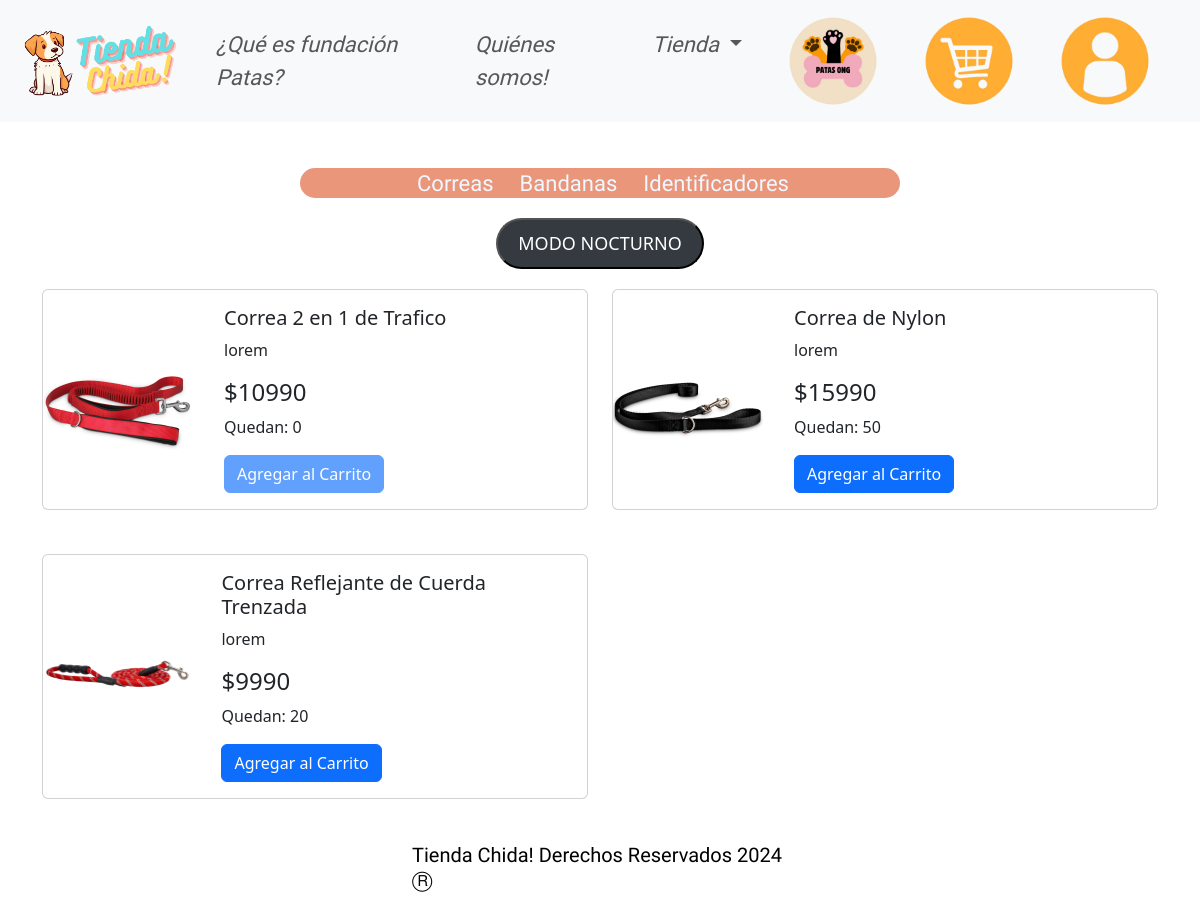
Page /tienda/perros/ on the committed database.
### tienda/models.py (models this page shows, shortened)
class Producto(models.Model):
    id = models.AutoField(primary_key=True)
    nombre = models.CharField(max_length=100)
    descripcion = models.TextField()
    precio = models.DecimalField(max_digits=10, decimal_places=0)
    imagen = models.ImageField(upload_to='productos/')
    categoria = models.ForeignKey(Categoria, on_delete=models.CASCADE)
    cantidad = models.PositiveIntegerField(default=0)  # Campo añadido

### tienda/views.py (the view, shortened to what this page needs)
# urls.py: path('perros/', views.perros, name='perros'),
def perros(request):
    productos_perros = Producto.objects.filter(categoria__nombre='Correa perro')
    user_info = None
    context = {'productos_perros': productos_perros, 'user_info': user_info}
    return render(request, 'tienda/perros.html', context)

### tienda/templates/tienda/perros.html (shortened to what this page needs)
{% load static %}
<!DOCTYPE html>
<html lang="en">
<head>
    <link href="https://cdn.jsdelivr.net/npm/bootstrap@5.3.3/dist/css/bootstrap.min.css" rel="stylesheet">
    <link href="{% static 'tienda/css/style_tienda.css' %}" rel="stylesheet">
    <link href="{% static 'tienda/css/style.css' %}" rel="stylesheet">
</head>
<body>
    <header>
        <nav class="navbar navbar-expand-lg bg-body-tertiary fixed-top">
            <div class="container-fluid asap-condensed-medium-italic">
              <a class="navbar-brand" href="{% url 'index' %}"><img src="{% static 'tienda/imagenestiendachida/Foto_del_logo-removebg-preview.png' %}" width="180px"></a>
              <div class="collapse navbar-collapse" id="navbarNav">
                <ul class="navbar-nav">
                  <li class="nav-item">
                    <a class="nav-link" aria-current="page" href="{% url 'index' %}#destino2">¿Qué es fundación Patas?</a>
                  </li>
                  <li class="nav-item">
                    <a class="nav-link" href="{% url 'index' %}#destino">Quiénes somos!</a>
                  </li>
                  <li class="nav-item dropdown">
                    <a class="nav-link dropdown-toggle" href="#" role="button" data-bs-toggle="dropdown" aria-expanded="false">
                      Tienda
                    </a>
                  </li>
                </ul>
                <ul class="navbar-nav">
                    <li class="nav-item">
                        <a class="nav-link" href="{% url 'fundacionpatas' %}" target="_blank"><img src="{% static 'tienda/imagenestiendachida/logo patas png.png' %}" width="90px"></a>
                      </li>
                </ul>
                <ul class="navbar-nav ms-auto">
                    <li class="nav-item">
                        <a class="nav-link" href="#" data-bs-toggle="offcanvas" data-bs-target="#staticBackdrop"><img src="{% static 'tienda/imagenestiendachida/3-removebg-preview.png' %}" width="90px"></a>
                    </li>
                    <li class="nav-item">
                        <a class="nav-link" href="#" data-bs-toggle="offcanvas" data-bs-target="#offcanvasRight"><img src="{% static 'tienda/imagenestiendachida/4-removebg-preview.png' %}" width="90px"></a>
                    </li>
                </ul>
              </div>
            </div>
          </nav>
    </header>
    <br><br><br><br><br><br><br>
    <nav class="navbar navbar-expand-lg bg-orange rounded-custom navbar-container" id="navbar1">
        <div class="container-fluid">
          <div class="collapse navbar-collapse" id="navbarNav">
            <ul class="navbar-nav ms-auto me-4 mb-2 mb-lg-0 navbar_centrar lilita-one-regular">
              <li class="nav-item">
                <a class="nav-link" aria-current="page" href="{% url 'perros' %}">Correas</a>
              </li>
              <li class="nav-item">
                <a class="nav-link" href="{% url 'perros_bandanas' %}">Bandanas</a>
              </li>
              <li class="nav-item">
                <a class="nav-link" href="{% url 'perros_identificadores' %}">Identificadores</a>
              </li>
            </ul>
          </div>
        </div>
      </nav>
    <button onclick="modoNocturno()" class="botonnoche zoom">MODO NOCTURNO</button>
    <div class="container margen_cards">
      <div class="row">
          {% for producto in productos_perros %}
          <div class="col-md-6 mb-4">
              <div class="card d-flex flex-row align-items-center">
                  <div class="img-container">
                      <img src="{{ producto.imagen.url }}" class="img zoom" alt="{{ producto.nombre }}">
                  </div>
                  <div class="card-body">
                      <h5 class="card-title">{{ producto.nombre }}</h5>
                      <p class="card-text">{{ producto.descripcion }}</p>
                      <h4>${{ producto.precio }}</h4>
                      <p>Quedan: <span class="cantidad-producto" data-id="{{ producto.id }}">{{ producto.cantidad }}</span></p>
                      <a href="#" class="btn btn-primary zoom agregar-carrito {% if producto.cantidad == 0 %}disabled{% endif %}" data-id="{{ producto.id }}" data-name="{{ producto.nombre }}" data-price="{{ producto.precio }}" data-image="{{ producto.imagen.url }}">Agregar al Carrito</a>
                  </div>
              </div>
          </div>
          {% endfor %}
      </div>
  </div>
    <footer>
      <div class="container-fluid">
        <div class="row justify-content-center colorh2">
        <h5 class="col-4 centrar colorh2"> Tienda Chida! Derechos Reservados 2024 Ⓡ</h5>
        </div>
    </div>
    </footer>
    <br><br>
</body>
</html>

### tienda/static/tienda/css/style_tienda.css (style rules this page uses)
#navbar1 .navbar-nav .nav-link { color:aliceblue!important; }
#navbar1 .navbar-nav { margin: auto !important; display: flex !important; justify-content: center !important; }
#navbar1 .navbar-nav .nav-item { margin-right: 10px !important; }
.bg-orange { background-color:darksalmon; }
.navbar-container { max-width: 600px; margin: 0 auto; max-height: 30px; margin-bottom: 20px; }
.navbar_centrar { margin: 40px !important; }
.lilita-one-regular { font-family: "Lilita One", sans-serif; font-weight: 400; font-style: normal; font-size: 22px; }
.rounded-custom { border-radius: 25px !important; }
.asap-condensed-medium-italic { font-family: "Asap Condensed", sans-serif; font-weight: 500; font-style: italic; font-size: 22px; }
.margen_cards { margin-right: 30px !important; margin-left: 30px !important; }
.botonnoche { display: block; margin: 20px auto; padding: 10px 20px; border-radius: 30px; background-color: #343a40; color: #fff; font-size: 18px; text-align: center; transition: background-color 0.3s; }
.img-container { width: 150px; height: 150px; overflow: hidden; display: flex; justify-content: center; align-items: center; margin-right: 15px; }
.img-container img { max-width: 100%; max-height: 100%; }
.card { margin-bottom: 20px; }

### tienda/static/tienda/css/style.css (style rules this page uses)
.navbar-nav .nav-item { margin-right: 30px !important; }
.nav-item { color: black !important; }
.asap-condensed-medium-italic { font-family: "Asap Condensed", sans-serif; font-weight: 500; font-style: italic; font-size: 22px; }
.colorh2 { font-family: "Asap Condensed"; color: black; }
.botonnoche { display: block; margin: 20px auto; padding: 10px 20px; border-radius: 30px; background-color: #343a40; color: #fff; font-size: 18px; text-align: center; transition: background-color 0.3s; }
.zoom { transition: transform 0.3s ease; }
.img-container { width: 150px; height: 150px; overflow: hidden; display: flex; justify-content: center; align-items: center; margin-right: 15px; }
.img-container img { max-width: 100%; max-height: 100%; }
.card { margin-bottom: 20px; }

### rows in the picture
Producto: imagen (picture), nombre "Correa 2 en 1 de Trafico", descripcion "lorem", precio "10990", cantidad "0"
Producto: imagen (picture), nombre "Correa de Nylon", descripcion "lorem", precio "15990", cantidad "50"
Producto: imagen (picture), nombre "Correa Reflejante de Cuerda Trenzada", descripcion "lorem", precio "9990", cantidad "20"
